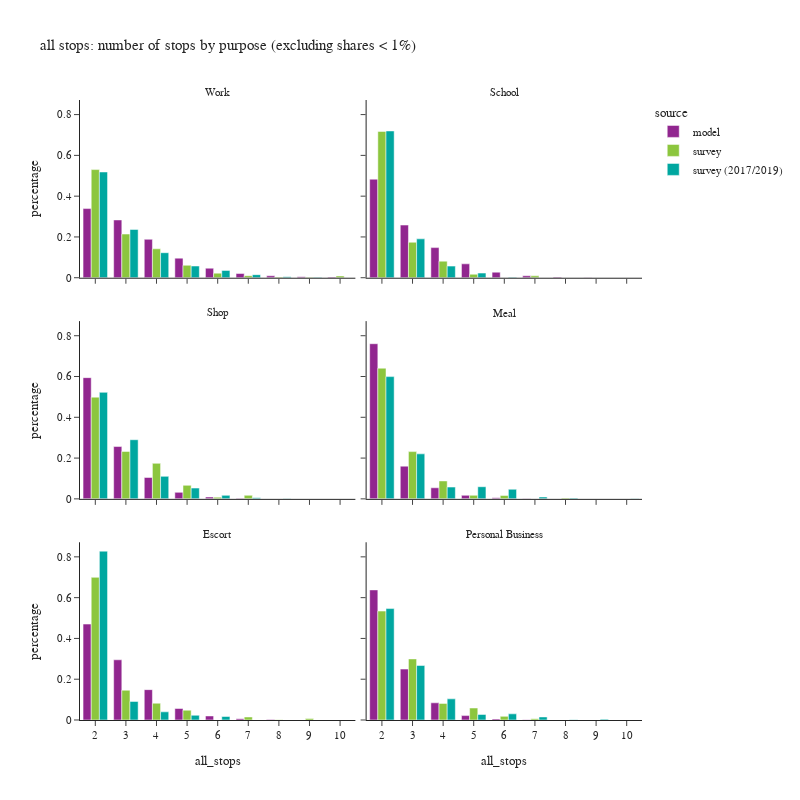

Here is the notebook cell this chart was saved with:
### Code cell
df_plot = df_tour.groupby(['all_stops','pdpurp_label','source'])['toexpfac'].sum().reset_index()
df_plot['percentage'] = df_plot.groupby(['pdpurp_label','source'], group_keys=False)['toexpfac']. \
    apply(lambda x: x / float(x.sum()))
df_plot2 = df_plot.loc[(df_plot['percentage'] > 0.001) & (df_plot['all_stops'] <= 10)]

fig = px.bar(df_plot2.sort_values(['source','pdpurp_label']),
             x="all_stops", y="percentage", color="source",barmode="group",
             facet_col='pdpurp_label', facet_col_wrap=2,
             hover_data=['toexpfac'],
             title="all stops: number of stops by purpose (excluding shares < 1%)")
fig.update_layout(height=800, width=800)
fig.for_each_annotation(lambda a: a.update(text = a.text.split("=")[-1]))
fig.for_each_xaxis(lambda a: a.update(dict(dtick = 1, categoryorder='category ascending')))
fig.show()

### Figure 1 — Plotly figure (JSON) as saved in the notebook; plotly's stock layout.template omitted (floating-point values rounded to 4 significant figures)
{"data": [{"alignmentgroup": "True", "customdata": [[531100.0], [443800.0], [295100.0], [150500.0], [73330.0], [32280.0], [14950.0], [7878.0], [5050.0]], "hovertemplate": "source=model<br>pdpurp_label=Work<br>all_stops=%{x}<br>percentage=%{y}<br>toexpfac=%{customdata[0]}<extra></extra>", "legendgroup": "model", "marker": {"color": "#91268F", "pattern": {"shape": ""}}, "name": "model", "offsetgroup": "model", "orientation": "v", "showlegend": true, "textposition": "auto", "type": "bar", "x": [2, 3, 4, 5, 6, 7, 8, 9, 10], "xaxis": "x5", "y": [0.3391, 0.2833, 0.1884, 0.09611, 0.04682, 0.02061, 0.009547, 0.00503, 0.003224], "yaxis": "y5"}, {"alignmentgroup": "True", "customdata": [[278400.0], [148800.0], [85060.0], [39290.0], [15700.0], [5497.0], [1793.0], [678.0]], "hovertemplate": "source=model<br>pdpurp_label=School<br>all_stops=%{x}<br>percentage=%{y}<br>toexpfac=%{customdata[0]}<extra></extra>", "legendgroup": "model", "marker": {"color": "#91268F", "pattern": {"shape": ""}}, "name": "model", "offsetgroup": "model", "orientation": "v", "showlegend": false, "textposition": "auto", "type": "bar", "x": [2, 3, 4, 5, 6, 7, 8, 9], "xaxis": "x6", "y": [0.4833, 0.2582, 0.1477, 0.0682, 0.02725, 0.009542, 0.003112, 0.001177], "yaxis": "y6"}, {"alignmentgroup": "True", "customdata": [[398400.0], [172000.0], [70270.0], [21340.0], [6111.0], [1609.0]], "hovertemplate": "source=model<br>pdpurp_label=Shop<br>all_stops=%{x}<br>percentage=%{y}<br>toexpfac=%{customdata[0]}<extra></extra>", "legendgroup": "model", "marker": {"color": "#91268F", "pattern": {"shape": ""}}, "name": "model", "offsetgroup": "model", "orientation": "v", "showlegend": false, "textposition": "auto", "type": "bar", "x": [2, 3, 4, 5, 6, 7], "xaxis": "x3", "y": [0.5944, 0.2566, 0.1048, 0.03184, 0.009117, 0.0024], "yaxis": "y3"}, {"alignmentgroup": "True", "customdata": [[519200.0], [109500.0], [37080.0], [11810.0], [3553.0], [960.0]], "hovertemplate": "source=model<br>pdpurp_label=Meal<br>all_stops=%{x}<br>percentage=%{y}<br>toexpfac=%{customdata[0]}<extra></extra>", "legendgroup": "model", "marker": {"color": "#91268F", "pattern": {"shape": ""}}, "name": "model", "offsetgroup": "model", "orientation": "v", "showlegend": false, "textposition": "auto", "type": "bar", "x": [2, 3, 4, 5, 6, 7], "xaxis": "x4", "y": [0.7608, 0.1604, 0.05433, 0.0173, 0.005206, 0.001407], "yaxis": "y4"}, {"alignmentgroup": "True", "customdata": [[367400.0], [230600.0], [116300.0], [44060.0], [15500.0], [4887.0], [1534.0]], "hovertemplate": "source=model<br>pdpurp_label=Escort<br>all_stops=%{x}<br>percentage=%{y}<br>toexpfac=%{customdata[0]}<extra></extra>", "legendgroup": "model", "marker": {"color": "#91268F", "pattern": {"shape": ""}}, "name": "model", "offsetgroup": "model", "orientation": "v", "showlegend": false, "textposition": "auto", "type": "bar", "x": [2, 3, 4, 5, 6, 7, 8], "xaxis": "x", "y": [0.4703, 0.2952, 0.1489, 0.05641, 0.01984, 0.006257, 0.001964], "yaxis": "y"}, {"alignmentgroup": "True", "customdata": [[227600.0], [89060.0], [30050.0], [7703.0], [1811.0], [401.0]], "hovertemplate": "source=model<br>pdpurp_label=Personal Business<br>all_stops=%{x}<br>percentage=%{y}<br>toexpfac=%{customdata[0]}<extra></extra>", "legendgroup": "model", "marker": {"color": "#91268F", "pattern": {"shape": ""}}, "name": "model", "offsetgroup": "model", "orientation": "v", "showlegend": false, "textposition": "auto", "type": "bar", "x": [2, 3, 4, 5, 6, 7], "xaxis": "x2", "y": [0.638, 0.2497, 0.08425, 0.02159, 0.005076, 0.001124], "yaxis": "y2"}, {"alignmentgroup": "True", "customdata": [[708800.0], [286300.0], [189500.0], [81600.0], [30190.0], [13380.0], [4100.0], [3265.0], [11440.0]], "hovertemplate": "source=survey<br>pdpurp_label=Work<br>all_stops=%{x}<br>percentage=%{y}<br>toexpfac=%{customdata[0]}<extra></extra>", "legendgroup": "survey", "marker": {"color": "#8CC63E", "pattern": {"shape": ""}}, "name": "survey", "offsetgroup": "survey", "orientation": "v", "showlegend": true, "textposition": "auto", "type": "bar", "x": [2, 3, 4, 5, 6, 7, 8, 9, 10], "xaxis": "x5", "y": [0.5303, 0.2142, 0.1418, 0.06105, 0.02259, 0.01001, 0.003067, 0.002443, 0.008561], "yaxis": "y5"}, {"alignmentgroup": "True", "customdata": [[373100.0], [90440.0], [42240.0], [8912.0], [4812.0]], "hovertemplate": "source=survey<br>pdpurp_label=School<br>all_stops=%{x}<br>percentage=%{y}<br>toexpfac=%{customdata[0]}<extra></extra>", "legendgroup": "survey", "marker": {"color": "#8CC63E", "pattern": {"shape": ""}}, "name": "survey", "offsetgroup": "survey", "orientation": "v", "showlegend": false, "textposition": "auto", "type": "bar", "x": [2, 3, 4, 5, 7], "xaxis": "x6", "y": [0.7175, 0.1739, 0.08124, 0.01714, 0.009255], "yaxis": "y6"}, {"alignmentgroup": "True", "customdata": [[299900.0], [139900.0], [104800.0], [39920.0], [5013.0], [10470.0], [672.6], [686.8]], "hovertemplate": "source=survey<br>pdpurp_label=Shop<br>all_stops=%{x}<br>percentage=%{y}<br>toexpfac=%{customdata[0]}<extra></extra>", "legendgroup": "survey", "marker": {"color": "#8CC63E", "pattern": {"shape": ""}}, "name": "survey", "offsetgroup": "survey", "orientation": "v", "showlegend": false, "textposition": "auto", "type": "bar", "x": [2, 3, 4, 5, 6, 7, 8, 9], "xaxis": "x3", "y": [0.4988, 0.2326, 0.1743, 0.06638, 0.008336, 0.01741, 0.001118, 0.001142], "yaxis": "y3"}, {"alignmentgroup": "True", "customdata": [[255100.0], [92280.0], [35030.0], [6910.0], [6686.0], [1729.0]], "hovertemplate": "source=survey<br>pdpurp_label=Meal<br>all_stops=%{x}<br>percentage=%{y}<br>toexpfac=%{customdata[0]}<extra></extra>", "legendgroup": "survey", "marker": {"color": "#8CC63E", "pattern": {"shape": ""}}, "name": "survey", "offsetgroup": "survey", "orientation": "v", "showlegend": false, "textposition": "auto", "type": "bar", "x": [2, 3, 4, 5, 6, 8], "xaxis": "x4", "y": [0.6407, 0.2317, 0.08797, 0.01735, 0.01679, 0.004343], "yaxis": "y4"}, {"alignmentgroup": "True", "customdata": [[462000.0], [96440.0], [54400.0], [31670.0], [9807.0], [858.7], [4796.0]], "hovertemplate": "source=survey<br>pdpurp_label=Escort<br>all_stops=%{x}<br>percentage=%{y}<br>toexpfac=%{customdata[0]}<extra></extra>", "legendgroup": "survey", "marker": {"color": "#8CC63E", "pattern": {"shape": ""}}, "name": "survey", "offsetgroup": "survey", "orientation": "v", "showlegend": false, "textposition": "auto", "type": "bar", "x": [2, 3, 4, 5, 7, 8, 9], "xaxis": "x", "y": [0.6996, 0.146, 0.08237, 0.04795, 0.01485, 0.0013, 0.007262], "yaxis": "y"}, {"alignmentgroup": "True", "customdata": [[163700.0], [91840.0], [24970.0], [18000.0], [5465.0], [1855.0]], "hovertemplate": "source=survey<br>pdpurp_label=Personal Business<br>all_stops=%{x}<br>percentage=%{y}<br>toexpfac=%{customdata[0]}<extra></extra>", "legendgroup": "survey", "marker": {"color": "#8CC63E", "pattern": {"shape": ""}}, "name": "survey", "offsetgroup": "survey", "orientation": "v", "showlegend": false, "textposition": "auto", "type": "bar", "x": [2, 3, 4, 5, 6, 7], "xaxis": "x2", "y": [0.5341, 0.2996, 0.08143, 0.0587, 0.01782, 0.006051], "yaxis": "y2"}, {"alignmentgroup": "True", "customdata": [[847900.0], [387100.0], [200600.0], [93810.0], [58800.0], [24630.0], [8261.0], [3577.0]], "hovertemplate": "source=survey (2017/2019)<br>pdpurp_label=Work<br>all_stops=%{x}<br>percentage=%{y}<br>toexpfac=%{customdata[0]}<extra></extra>", "legendgroup": "survey (2017/2019)", "marker": {"color": "#00A7A0", "pattern": {"shape": ""}}, "name": "survey (2017/2019)", "offsetgroup": "survey (2017/2019)", "orientation": "v", "showlegend": true, "textposition": "auto", "type": "bar", "x": [2, 3, 4, 5, 6, 7, 8, 9], "xaxis": "x5", "y": [0.5186, 0.2368, 0.1227, 0.05737, 0.03597, 0.01507, 0.005052, 0.002188], "yaxis": "y5"}, {"alignmentgroup": "True", "customdata": [[378100.0], [100200.0], [29920.0], [11990.0], [1509.0]], "hovertemplate": "source=survey (2017/2019)<br>pdpurp_label=School<br>all_stops=%{x}<br>percentage=%{y}<br>toexpfac=%{customdata[0]}<extra></extra>", "legendgroup": "survey (2017/2019)", "marker": {"color": "#00A7A0", "pattern": {"shape": ""}}, "name": "survey (2017/2019)", "offsetgroup": "survey (2017/2019)", "orientation": "v", "showlegend": false, "textposition": "auto", "type": "bar", "x": [2, 3, 4, 5, 6], "xaxis": "x6", "y": [0.7198, 0.1907, 0.05695, 0.02283, 0.002872], "yaxis": "y6"}, {"alignmentgroup": "True", "customdata": [[410700.0], [228000.0], [86710.0], [41560.0], [13530.0], [4125.0], [958.6]], "hovertemplate": "source=survey (2017/2019)<br>pdpurp_label=Shop<br>all_stops=%{x}<br>percentage=%{y}<br>toexpfac=%{customdata[0]}<extra></extra>", "legendgroup": "survey (2017/2019)", "marker": {"color": "#00A7A0", "pattern": {"shape": ""}}, "name": "survey (2017/2019)", "offsetgroup": "survey (2017/2019)", "orientation": "v", "showlegend": false, "textposition": "auto", "type": "bar", "x": [2, 3, 4, 5, 6, 7, 8], "xaxis": "x3", "y": [0.5223, 0.29, 0.1103, 0.05286, 0.0172, 0.005246, 0.001219], "yaxis": "y3"}, {"alignmentgroup": "True", "customdata": [[221400.0], [81520.0], [21320.0], [21990.0], [17360.0], [3375.0], [1382.0], [371.0], [620.3]], "hovertemplate": "source=survey (2017/2019)<br>pdpurp_label=Meal<br>all_stops=%{x}<br>percentage=%{y}<br>toexpfac=%{customdata[0]}<extra></extra>", "legendgroup": "survey (2017/2019)", "marker": {"color": "#00A7A0", "pattern": {"shape": ""}}, "name": "survey (2017/2019)", "offsetgroup": "survey (2017/2019)", "orientation": "v", "showlegend": false, "textposition": "auto", "type": "bar", "x": [2, 3, 4, 5, 6, 7, 8, 9, 10], "xaxis": "x4", "y": [0.5995, 0.2207, 0.05773, 0.05954, 0.047, 0.009138, 0.00374, 0.001004, 0.001679], "yaxis": "y4"}, {"alignmentgroup": "True", "customdata": [[360100.0], [39600.0], [17410.0], [10040.0], [7440.0]], "hovertemplate": "source=survey (2017/2019)<br>pdpurp_label=Escort<br>all_stops=%{x}<br>percentage=%{y}<br>toexpfac=%{customdata[0]}<extra></extra>", "legendgroup": "survey (2017/2019)", "marker": {"color": "#00A7A0", "pattern": {"shape": ""}}, "name": "survey (2017/2019)", "offsetgroup": "survey (2017/2019)", "orientation": "v", "showlegend": false, "textposition": "auto", "type": "bar", "x": [2, 3, 4, 5, 6], "xaxis": "x", "y": [0.828, 0.09105, 0.04004, 0.02309, 0.01711], "yaxis": "y"}, {"alignmentgroup": "True", "customdata": [[445200.0], [217700.0], [84550.0], [22150.0], [24560.0], [12190.0], [902.1], [3342.0]], "hovertemplate": "source=survey (2017/2019)<br>pdpurp_label=Personal Business<br>all_stops=%{x}<br>percentage=%{y}<br>toexpfac=%{customdata[0]}<extra></extra>", "legendgroup": "survey (2017/2019)", "marker": {"color": "#00A7A0", "pattern": {"shape": ""}}, "name": "survey (2017/2019)", "offsetgroup": "survey (2017/2019)", "orientation": "v", "showlegend": false, "textposition": "auto", "type": "bar", "x": [2, 3, 4, 5, 6, 7, 8, 9], "xaxis": "x2", "y": [0.5463, 0.2671, 0.1037, 0.02718, 0.03014, 0.01495, 0.001107, 0.004101], "yaxis": "y2"}], "layout": {"annotations": [{"font": {}, "showarrow": false, "text": "Escort", "x": 0.245, "xanchor": "center", "xref": "paper", "y": 0.2867, "yanchor": "bottom", "yref": "paper"}, {"font": {}, "showarrow": false, "text": "Personal Business", "x": 0.755, "xanchor": "center", "xref": "paper", "y": 0.2867, "yanchor": "bottom", "yref": "paper"}, {"font": {}, "showarrow": false, "text": "Shop", "x": 0.245, "xanchor": "center", "xref": "paper", "y": 0.6433, "yanchor": "bottom", "yref": "paper"}, {"font": {}, "showarrow": false, "text": "Meal", "x": 0.755, "xanchor": "center", "xref": "paper", "y": 0.6433, "yanchor": "bottom", "yref": "paper"}, {"font": {}, "showarrow": false, "text": "Work", "x": 0.245, "xanchor": "center", "xref": "paper", "y": 1.0, "yanchor": "bottom", "yref": "paper"}, {"font": {}, "showarrow": false, "text": "School", "x": 0.755, "xanchor": "center", "xref": "paper", "y": 1.0, "yanchor": "bottom", "yref": "paper"}], "barmode": "group", "height": 800, "legend": {"title": {"text": "source"}, "tracegroupgap": 0}, "title": {"text": "all stops: number of stops by purpose (excluding shares < 1%)"}, "width": 800, "xaxis": {"anchor": "y", "categoryorder": "category ascending", "domain": [0.0, 0.49], "dtick": 1, "title": {"text": "all_stops"}}, "xaxis2": {"anchor": "y2", "categoryorder": "category ascending", "domain": [0.51, 1.0], "dtick": 1, "matches": "x", "title": {"text": "all_stops"}}, "xaxis3": {"anchor": "y3", "categoryorder": "category ascending", "domain": [0.0, 0.49], "dtick": 1, "matches": "x", "showticklabels": false}, "xaxis4": {"anchor": "y4", "categoryorder": "category ascending", "domain": [0.51, 1.0], "dtick": 1, "matches": "x", "showticklabels": false}, "xaxis5": {"anchor": "y5", "categoryorder": "category ascending", "domain": [0.0, 0.49], "dtick": 1, "matches": "x", "showticklabels": false}, "xaxis6": {"anchor": "y6", "categoryorder": "category ascending", "domain": [0.51, 1.0], "dtick": 1, "matches": "x", "showticklabels": false}, "yaxis": {"anchor": "x", "domain": [0.0, 0.2867], "title": {"text": "percentage"}}, "yaxis2": {"anchor": "x2", "domain": [0.0, 0.2867], "matches": "y", "showticklabels": false}, "yaxis3": {"anchor": "x3", "domain": [0.3567, 0.6433], "matches": "y", "title": {"text": "percentage"}}, "yaxis4": {"anchor": "x4", "domain": [0.3567, 0.6433], "matches": "y", "showticklabels": false}, "yaxis5": {"anchor": "x5", "domain": [0.7133, 1.0], "matches": "y", "title": {"text": "percentage"}}, "yaxis6": {"anchor": "x6", "domain": [0.7133, 1.0], "matches": "y", "showticklabels": false}}}
